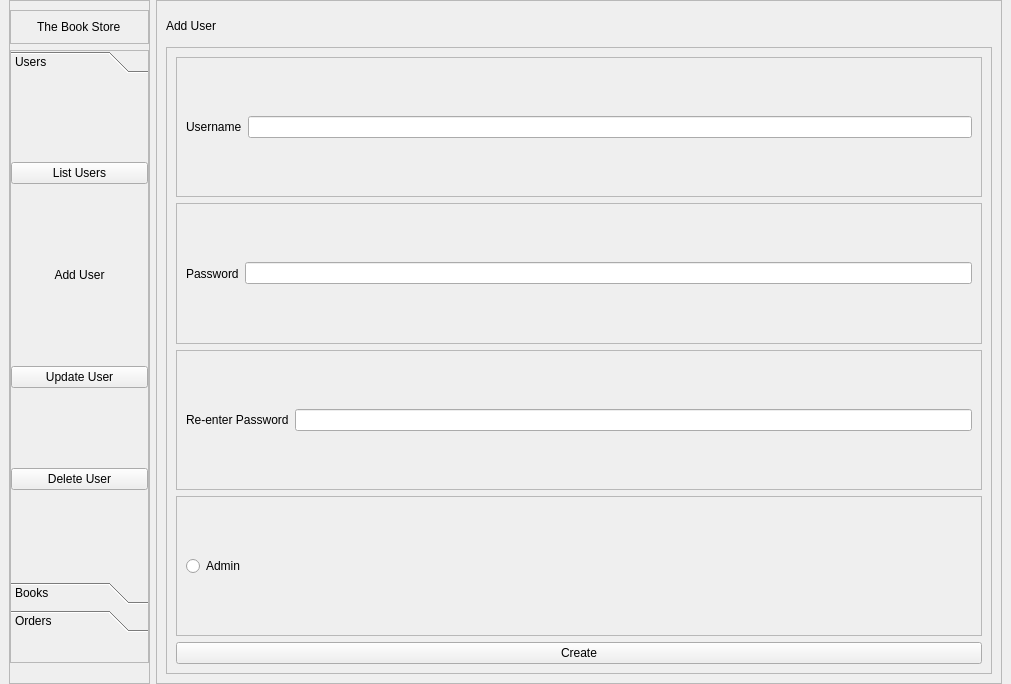
<?xml version="1.0" encoding="UTF-8"?>
<ui version="4.0">
 <class>MainWindow</class>
 <widget class="QMainWindow" name="MainWindow">
  <property name="geometry">
   <rect>
    <x>0</x>
    <y>0</y>
    <width>1011</width>
    <height>684</height>
   </rect>
  </property>
  <property name="windowTitle">
   <string>MainWindow</string>
  </property>
  <widget class="QWidget" name="centralwidget">
   <layout class="QHBoxLayout" name="horizontalLayout" stretch="1,6">
    <property name="topMargin">
     <number>0</number>
    </property>
    <property name="bottomMargin">
     <number>0</number>
    </property>
    <item>
     <widget class="QFrame" name="frame">
      <property name="frameShape">
       <enum>QFrame::StyledPanel</enum>
      </property>
      <property name="frameShadow">
       <enum>QFrame::Raised</enum>
      </property>
      <layout class="QVBoxLayout" name="verticalLayout">
       <property name="leftMargin">
        <number>0</number>
       </property>
       <property name="rightMargin">
        <number>0</number>
       </property>
       <property name="bottomMargin">
        <number>20</number>
       </property>
       <item>
        <widget class="QFrame" name="frame_3">
         <property name="frameShape">
          <enum>QFrame::StyledPanel</enum>
         </property>
         <property name="frameShadow">
          <enum>QFrame::Raised</enum>
         </property>
         <layout class="QHBoxLayout" name="horizontalLayout_2">
          <item alignment="Qt::AlignHCenter">
           <widget class="QLabel" name="l_storetitle">
            <property name="text">
             <string>The Book Store</string>
            </property>
           </widget>
          </item>
         </layout>
        </widget>
       </item>
       <item>
        <widget class="QFrame" name="frame_4">
         <property name="sizePolicy">
          <sizepolicy hsizetype="Preferred" vsizetype="Expanding">
           <horstretch>0</horstretch>
           <verstretch>0</verstretch>
          </sizepolicy>
         </property>
         <property name="frameShape">
          <enum>QFrame::StyledPanel</enum>
         </property>
         <property name="frameShadow">
          <enum>QFrame::Raised</enum>
         </property>
         <layout class="QHBoxLayout" name="horizontalLayout_3">
          <property name="leftMargin">
           <number>0</number>
          </property>
          <property name="topMargin">
           <number>0</number>
          </property>
          <property name="rightMargin">
           <number>0</number>
          </property>
          <property name="bottomMargin">
           <number>30</number>
          </property>
          <item>
           <widget class="QToolBox" name="tb_sidemenu">
            <property name="sizePolicy">
             <sizepolicy hsizetype="Preferred" vsizetype="Preferred">
              <horstretch>0</horstretch>
              <verstretch>0</verstretch>
             </sizepolicy>
            </property>
            <property name="currentIndex">
             <number>0</number>
            </property>
            <widget class="QWidget" name="p_user">
             <property name="geometry">
              <rect>
               <x>0</x>
               <y>0</y>
               <width>135</width>
               <height>458</height>
              </rect>
             </property>
             <attribute name="label">
              <string>Users</string>
             </attribute>
             <layout class="QVBoxLayout" name="verticalLayout_4">
              <property name="leftMargin">
               <number>0</number>
              </property>
              <property name="rightMargin">
               <number>0</number>
              </property>
              <item>
               <widget class="QPushButton" name="pb_listusers">
                <property name="text">
                 <string>List Users</string>
                </property>
               </widget>
              </item>
              <item>
               <widget class="QPushButton" name="pb_adduser">
                <property name="text">
                 <string>Add User</string>
                </property>
                <property name="flat">
                 <bool>true</bool>
                </property>
               </widget>
              </item>
              <item>
               <widget class="QPushButton" name="pb_updateuser">
                <property name="text">
                 <string>Update User</string>
                </property>
               </widget>
              </item>
              <item>
               <widget class="QPushButton" name="pb_deleteuser">
                <property name="text">
                 <string>Delete User</string>
                </property>
               </widget>
              </item>
             </layout>
            </widget>
            <widget class="QWidget" name="p_book">
             <property name="geometry">
              <rect>
               <x>0</x>
               <y>0</y>
               <width>135</width>
               <height>458</height>
              </rect>
             </property>
             <attribute name="label">
              <string>Books</string>
             </attribute>
             <layout class="QVBoxLayout" name="verticalLayout_5">
              <property name="leftMargin">
               <number>0</number>
              </property>
              <property name="rightMargin">
               <number>0</number>
              </property>
              <item>
               <widget class="QPushButton" name="pb_listbooks">
                <property name="text">
                 <string>List Books</string>
                </property>
               </widget>
              </item>
              <item>
               <widget class="QPushButton" name="pb_addbook">
                <property name="text">
                 <string>Add Book</string>
                </property>
               </widget>
              </item>
              <item>
               <widget class="QPushButton" name="pb_updatebook">
                <property name="text">
                 <string>Update Books</string>
                </property>
               </widget>
              </item>
              <item>
               <widget class="QPushButton" name="pb_deletebook">
                <property name="text">
                 <string>Delete Book</string>
                </property>
               </widget>
              </item>
             </layout>
            </widget>
            <widget class="QWidget" name="p_order">
             <property name="geometry">
              <rect>
               <x>0</x>
               <y>0</y>
               <width>135</width>
               <height>458</height>
              </rect>
             </property>
             <attribute name="label">
              <string>Orders</string>
             </attribute>
             <layout class="QVBoxLayout" name="verticalLayout_6">
              <property name="spacing">
               <number>-1</number>
              </property>
              <property name="leftMargin">
               <number>0</number>
              </property>
              <property name="rightMargin">
               <number>0</number>
              </property>
              <item>
               <widget class="QPushButton" name="pb_listorders">
                <property name="text">
                 <string>List Orders</string>
                </property>
               </widget>
              </item>
              <item>
               <widget class="QPushButton" name="pb_createorder">
                <property name="text">
                 <string>Create Order</string>
                </property>
               </widget>
              </item>
              <item>
               <widget class="QPushButton" name="pb_updateorders">
                <property name="text">
                 <string>Update Orders</string>
                </property>
               </widget>
              </item>
              <item>
               <widget class="QPushButton" name="pb_cancelorder">
                <property name="text">
                 <string>Cancel Order</string>
                </property>
               </widget>
              </item>
             </layout>
            </widget>
           </widget>
          </item>
         </layout>
        </widget>
       </item>
      </layout>
     </widget>
    </item>
    <item>
     <widget class="QFrame" name="frame_2">
      <property name="frameShape">
       <enum>QFrame::StyledPanel</enum>
      </property>
      <property name="frameShadow">
       <enum>QFrame::Raised</enum>
      </property>
      <layout class="QVBoxLayout" name="verticalLayout_2" stretch="1,20">
       <item>
        <widget class="QLabel" name="l_pagebanner">
         <property name="text">
          <string>Add User</string>
         </property>
        </widget>
       </item>
       <item>
        <widget class="QFrame" name="frame_6">
         <property name="frameShape">
          <enum>QFrame::StyledPanel</enum>
         </property>
         <property name="frameShadow">
          <enum>QFrame::Raised</enum>
         </property>
         <layout class="QVBoxLayout" name="verticalLayout_3">
          <item>
           <widget class="QFrame" name="frame_7">
            <property name="frameShape">
             <enum>QFrame::StyledPanel</enum>
            </property>
            <property name="frameShadow">
             <enum>QFrame::Raised</enum>
            </property>
            <layout class="QHBoxLayout" name="horizontalLayout_6">
             <item>
              <widget class="QLabel" name="l_username">
               <property name="text">
                <string>Username</string>
               </property>
              </widget>
             </item>
             <item>
              <widget class="QLineEdit" name="le_username"/>
             </item>
            </layout>
           </widget>
          </item>
          <item>
           <widget class="QFrame" name="frame_5">
            <property name="frameShape">
             <enum>QFrame::StyledPanel</enum>
            </property>
            <property name="frameShadow">
             <enum>QFrame::Raised</enum>
            </property>
            <layout class="QHBoxLayout" name="horizontalLayout_4">
             <item>
              <widget class="QLabel" name="l_password">
               <property name="text">
                <string>Password</string>
               </property>
              </widget>
             </item>
             <item>
              <widget class="QLineEdit" name="le_password"/>
             </item>
            </layout>
           </widget>
          </item>
          <item>
           <widget class="QFrame" name="frame_9">
            <property name="frameShape">
             <enum>QFrame::StyledPanel</enum>
            </property>
            <property name="frameShadow">
             <enum>QFrame::Raised</enum>
            </property>
            <layout class="QHBoxLayout" name="horizontalLayout_7">
             <item>
              <widget class="QLabel" name="l_reenterpassword">
               <property name="text">
                <string>Re-enter Password</string>
               </property>
              </widget>
             </item>
             <item>
              <widget class="QLineEdit" name="le_reenterpassword"/>
             </item>
            </layout>
           </widget>
          </item>
          <item>
           <widget class="QFrame" name="frame_8">
            <property name="frameShape">
             <enum>QFrame::StyledPanel</enum>
            </property>
            <property name="frameShadow">
             <enum>QFrame::Raised</enum>
            </property>
            <layout class="QHBoxLayout" name="horizontalLayout_5">
             <item>
              <widget class="QRadioButton" name="rb_admin">
               <property name="text">
                <string>Admin</string>
               </property>
              </widget>
             </item>
            </layout>
           </widget>
          </item>
          <item>
           <widget class="QPushButton" name="pb_create">
            <property name="text">
             <string>Create</string>
            </property>
           </widget>
          </item>
         </layout>
        </widget>
       </item>
      </layout>
     </widget>
    </item>
   </layout>
  </widget>
 </widget>
 <resources/>
 <connections/>
</ui>
